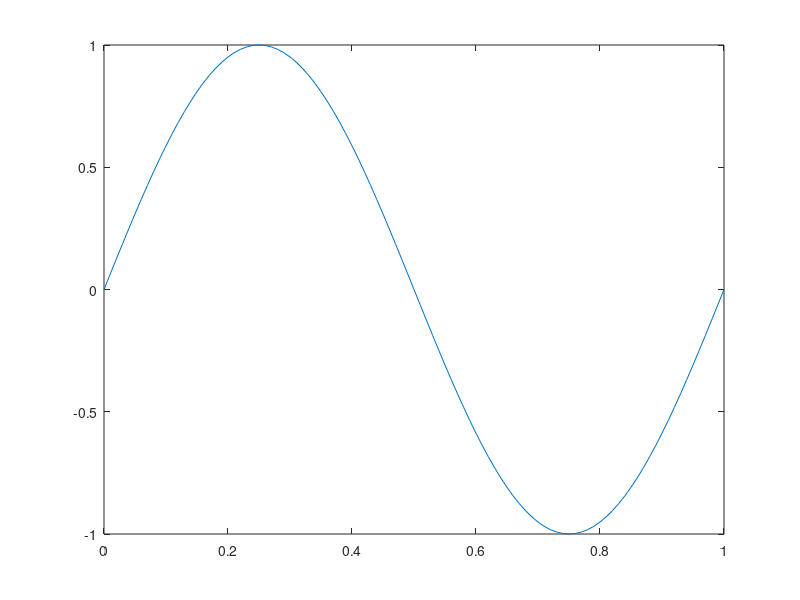

Here is the MATLAB script that generated this plot:
%% 1.laboratorijas darbs
%% Mērījumu datu apstrāde
%% Mērķi:
% * Iemācīties apstrādāt mērījumu datus
% * Iemācīties lietot polyfit,polyval funkcijas
% * Iemācīties veidot matlab atskaites izmantojot "publish"
%% Darba programma:

t= 0:0.01:1;
y=sin(2*pi*t);
plot(t,y)

%%
%
% <<../grafiks22.png>>
%
%%

%% Secinājumi
% Secinājumus raksta par to, ko esi iemācījies šajā darbā
% Vai arī skatamies darba mērķi, un tad rakstam secinājumus